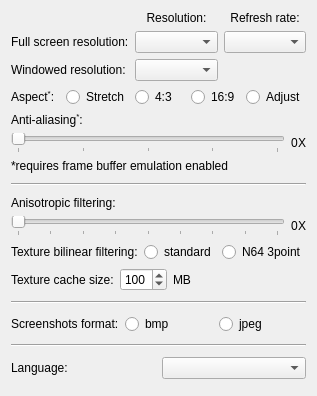
     <widget class="QWidget" name="videoTab">
      <attribute name="title">
       <string>Video</string>
      </attribute>
      <layout class="QVBoxLayout" name="verticalLayout_8">
       <item>
        <layout class="QVBoxLayout" name="verticalLayout_4">
         <item>
          <layout class="QGridLayout" name="gridLayout_2">
           <item row="1" column="0">
            <widget class="QLabel" name="fullScreenResolutionLabel">
             <property name="toolTip">
              <string>&lt;html&gt;&lt;head/&gt;&lt;body&gt;&lt;p&gt;&lt;span style=&quot; font-weight:600;&quot;&gt;Full screen resolution:&lt;/span&gt;&lt;/p&gt;&lt;p&gt;This sets the full screen resolution. All the resolutions that your video card/monitor supports should be displayed.&lt;/p&gt;&lt;p&gt;[Recommended: &lt;span style=&quot; font-style:italic;&quot;&gt;native (max) resolution of your monitor - unless performance becomes an issue&lt;/span&gt;]&lt;/p&gt;&lt;/body&gt;&lt;/html&gt;</string>
             </property>
             <property name="text">
              <string>Full screen resolution:</string>
             </property>
            </widget>
           </item>
           <item row="1" column="2">
            <widget class="QComboBox" name="fullScreenRefreshRateComboBox">
             <property name="toolTip">
              <string>&lt;html&gt;&lt;head/&gt;&lt;body&gt;&lt;p&gt;&lt;span style=&quot; font-weight:600;&quot;&gt;Full screen resolution:&lt;/span&gt;&lt;/p&gt;&lt;p&gt;This sets the full screen resolution. All the resolutions that your video card/monitor supports should be displayed.&lt;/p&gt;&lt;p&gt;[Recommended: &lt;span style=&quot; font-style:italic;&quot;&gt;native (max) resolution of your monitor - unless performance becomes an issue&lt;/span&gt;]&lt;/p&gt;&lt;/body&gt;&lt;/html&gt;</string>
             </property>
            </widget>
           </item>
           <item row="2" column="0">
            <widget class="QLabel" name="windowedResolutionLabel">
             <property name="toolTip">
              <string>&lt;html&gt;&lt;head/&gt;&lt;body&gt;&lt;p&gt;&lt;span style=&quot; font-weight:600;&quot;&gt;Resolution:&lt;/span&gt;&lt;/p&gt;&lt;p&gt;This option selects resolution for windowed mode.&lt;/p&gt;&lt;p&gt;[Recommended: &lt;span style=&quot; font-style:italic;&quot;&gt;640x480, 800x600, 1024x768&lt;/span&gt;]&lt;/p&gt;&lt;/body&gt;&lt;/html&gt;</string>
             </property>
             <property name="text">
              <string>Windowed resolution:</string>
             </property>
            </widget>
           </item>
           <item row="1" column="1">
            <widget class="QComboBox" name="fullScreenResolutionComboBox"/>
           </item>
           <item row="0" column="2">
            <widget class="QLabel" name="label_18">
             <property name="text">
              <string>Refresh rate:</string>
             </property>
             <property name="alignment">
              <set>Qt::AlignCenter</set>
             </property>
            </widget>
           </item>
           <item row="0" column="1">
            <widget class="QLabel" name="label_17">
             <property name="text">
              <string>Resolution:</string>
             </property>
             <property name="alignment">
              <set>Qt::AlignCenter</set>
             </property>
            </widget>
           </item>
           <item row="2" column="1">
            <widget class="QComboBox" name="windowedResolutionComboBox">
             <property name="toolTip">
              <string>&lt;html&gt;&lt;head/&gt;&lt;body&gt;&lt;p&gt;&lt;span style=&quot; font-weight:600;&quot;&gt;Resolution:&lt;/span&gt;&lt;/p&gt;&lt;p&gt;This option selects resolution for windowed mode.&lt;/p&gt;&lt;p&gt;[Recommended: &lt;span style=&quot; font-style:italic;&quot;&gt;640x480, 800x600, 1024x768&lt;/span&gt;]&lt;/p&gt;&lt;/body&gt;&lt;/html&gt;</string>
             </property>
            </widget>
           </item>
          </layout>
         </item>
         <item>
          <layout class="QHBoxLayout" name="horizontalLayout_11">
           <item>
            <widget class="QLabel" name="label_10">
             <property name="toolTip">
              <string>&lt;html&gt;&lt;head/&gt;&lt;body&gt;&lt;p&gt;&lt;span style=&quot; font-weight:600;&quot;&gt;Aspect ratio of the output.&lt;/span&gt;&lt;/p&gt;&lt;p&gt;Most N64 games use 4:3 aspect ratio, but some support widescreen too.You may select appropriate aspect here and set widescreen mode in game settings.In &lt;span style=&quot; font-weight:600;&quot;&gt;Stretch&lt;/span&gt; mode the output will be stretched to the entire screen, other modes may add black borders if necessary.&lt;/p&gt;&lt;/body&gt;&lt;/html&gt;</string>
             </property>
             <property name="text">
              <string>&lt;html&gt;&lt;head/&gt;&lt;body&gt;&lt;p&gt;Aspect&lt;span style=&quot; vertical-align:super;&quot;&gt;*&lt;/span&gt;:&lt;/p&gt;&lt;/body&gt;&lt;/html&gt;</string>
             </property>
            </widget>
           </item>
           <item>
            <widget class="QRadioButton" name="aspectStretchRadioButton">
             <property name="toolTip">
              <string>&lt;html&gt;&lt;head/&gt;&lt;body&gt;&lt;p&gt;&lt;span style=&quot; font-weight:600;&quot;&gt;Aspect ratio of the output.&lt;/span&gt;&lt;/p&gt;&lt;p&gt;Most N64 games use 4:3 aspect ratio, but some support widescreen too.You may select appropriate aspect here and set widescreen mode in game settings.In &lt;span style=&quot; font-weight:600;&quot;&gt;Stretch&lt;/span&gt; mode the output will be stretched to the entire screen, other modes may add black borders if necessary.&lt;/p&gt;&lt;/body&gt;&lt;/html&gt;</string>
             </property>
             <property name="text">
              <string>Stretch</string>
             </property>
             <attribute name="buttonGroup">
              <string notr="true">aspectButtonGroup</string>
             </attribute>
            </widget>
           </item>
           <item>
            <widget class="QRadioButton" name="aspect43RadioButton">
             <property name="toolTip">
              <string>&lt;html&gt;&lt;head/&gt;&lt;body&gt;&lt;p&gt;&lt;span style=&quot; font-weight:600;&quot;&gt;Aspect ratio of the output.&lt;/span&gt;&lt;/p&gt;&lt;p&gt;Most N64 games use 4:3 aspect ratio, but some support widescreen too.You may select appropriate aspect here and set widescreen mode in game settings.In &lt;span style=&quot; font-weight:600;&quot;&gt;Stretch&lt;/span&gt; mode the output will be stretched to the entire screen, other modes may add black borders if necessary.&lt;/p&gt;&lt;/body&gt;&lt;/html&gt;</string>
             </property>
             <property name="text">
              <string>4:3</string>
             </property>
             <attribute name="buttonGroup">
              <string notr="true">aspectButtonGroup</string>
             </attribute>
            </widget>
           </item>
           <item>
            <widget class="QRadioButton" name="aspect169RadioButton">
             <property name="toolTip">
              <string>&lt;html&gt;&lt;head/&gt;&lt;body&gt;&lt;p&gt;&lt;span style=&quot; font-weight:600;&quot;&gt;Aspect ratio of the output.&lt;/span&gt;&lt;/p&gt;&lt;p&gt;Most N64 games use 4:3 aspect ratio, but some support widescreen too.You may select appropriate aspect here and set widescreen mode in game settings.In &lt;span style=&quot; font-weight:600;&quot;&gt;Stretch&lt;/span&gt; mode the output will be stretched to the entire screen, other modes may add black borders if necessary.&lt;/p&gt;&lt;/body&gt;&lt;/html&gt;</string>
             </property>
             <property name="text">
              <string>16:9</string>
             </property>
             <attribute name="buttonGroup">
              <string notr="true">aspectButtonGroup</string>
             </attribute>
            </widget>
           </item>
           <item>
            <widget class="QRadioButton" name="aspectAdjustRadioButton">
             <property name="text">
              <string>Adjust</string>
             </property>
             <attribute name="buttonGroup">
              <string notr="true">aspectButtonGroup</string>
             </attribute>
            </widget>
           </item>
          </layout>
         </item>
         <item>
          <layout class="QVBoxLayout" name="verticalLayout_5">
           <item>
            <layout class="QVBoxLayout" name="verticalLayout_6">
             <item>
              <widget class="QLabel" name="labelAliasing">
               <property name="text">
                <string>&lt;html&gt;&lt;head/&gt;&lt;body&gt;&lt;p&gt;Anti-aliasing&lt;span style=&quot; vertical-align:super;&quot;&gt;*&lt;/span&gt;:&lt;/p&gt;&lt;/body&gt;&lt;/html&gt;</string>
               </property>
              </widget>
             </item>
             <item>
              <layout class="QHBoxLayout" name="horizontalLayout_2">
               <item>
                <widget class="QSlider" name="aliasingSlider">
                 <property name="maximum">
                  <number>8</number>
                 </property>
                 <property name="singleStep">
                  <number>2</number>
                 </property>
                 <property name="pageStep">
                  <number>2</number>
                 </property>
                 <property name="orientation">
                  <enum>Qt::Horizontal</enum>
                 </property>
                 <property name="tickPosition">
                  <enum>QSlider::TicksBelow</enum>
                 </property>
                 <property name="tickInterval">
                  <number>2</number>
                 </property>
                </widget>
               </item>
               <item>
                <layout class="QHBoxLayout" name="horizontalLayout_3">
                 <property name="spacing">
                  <number>0</number>
                 </property>
                 <item>
                  <widget class="QLabel" name="aliasingLabelVal">
                   <property name="text">
                    <string>0</string>
                   </property>
                  </widget>
                 </item>
                 <item>
                  <widget class="QLabel" name="label_5">
                   <property name="text">
                    <string>X</string>
                   </property>
                  </widget>
                 </item>
                </layout>
               </item>
              </layout>
             </item>
            </layout>
           </item>
           <item>
            <widget class="QLabel" name="label_11">
             <property name="text">
              <string>&lt;html&gt;&lt;head/&gt;&lt;body&gt;&lt;p&gt;*requires frame buffer emulation enabled &lt;/p&gt;&lt;/body&gt;&lt;/html&gt;</string>
             </property>
            </widget>
           </item>
           <item>
            <spacer name="verticalSpacer_5">
             <property name="orientation">
              <enum>Qt::Vertical</enum>
             </property>
             <property name="sizeType">
              <enum>QSizePolicy::Fixed</enum>
             </property>
             <property name="sizeHint" stdset="0">
              <size>
               <width>20</width>
               <height>4</height>
              </size>
             </property>
            </spacer>
           </item>
           <item>
            <widget class="Line" name="line_3">
             <property name="orientation">
              <enum>Qt::Horizontal</enum>
             </property>
            </widget>
           </item>
           <item>
            <spacer name="verticalSpacer_6">
             <property name="orientation">
              <enum>Qt::Vertical</enum>
             </property>
             <property name="sizeType">
              <enum>QSizePolicy::Fixed</enum>
             </property>
             <property name="sizeHint" stdset="0">
              <size>
               <width>20</width>
               <height>4</height>
              </size>
             </property>
            </spacer>
           </item>
           <item>
            <layout class="QVBoxLayout" name="verticalLayout_7">
             <item>
              <widget class="QLabel" name="anisotropicLabel">
               <property name="text">
                <string>Anisotropic filtering:</string>
               </property>
              </widget>
             </item>
             <item>
              <layout class="QHBoxLayout" name="horizontalLayout_5">
               <item>
                <widget class="QSlider" name="anisotropicSlider">
                 <property name="maximum">
                  <number>16</number>
                 </property>
                 <property name="singleStep">
                  <number>2</number>
                 </property>
                 <property name="pageStep">
                  <number>2</number>
                 </property>
                 <property name="orientation">
                  <enum>Qt::Horizontal</enum>
                 </property>
                 <property name="tickPosition">
                  <enum>QSlider::TicksBelow</enum>
                 </property>
                 <property name="tickInterval">
                  <number>2</number>
                 </property>
                </widget>
               </item>
               <item>
                <layout class="QHBoxLayout" name="horizontalLayout_4">
                 <property name="spacing">
                  <number>0</number>
                 </property>
                 <item>
                  <widget class="QLabel" name="anisotropicLabelVal">
                   <property name="text">
                    <string>0</string>
                   </property>
                  </widget>
                 </item>
                 <item>
                  <widget class="QLabel" name="label_3">
                   <property name="text">
                    <string>X</string>
                   </property>
                  </widget>
                 </item>
                </layout>
               </item>
              </layout>
             </item>
            </layout>
           </item>
          </layout>
         </item>
         <item>
          <layout class="QHBoxLayout" name="horizontalLayout_9">
           <item>
            <widget class="QLabel" name="label_13">
             <property name="toolTip">
              <string>&lt;html&gt;&lt;head/&gt;&lt;body&gt;&lt;p&gt;&lt;span style=&quot; font-weight:600;&quot;&gt;Bilinear filtering:&lt;/span&gt;&lt;/p&gt;&lt;p&gt;[standard] - standard texture filtering provided by PC hardware.&lt;/p&gt;&lt;p&gt;[N64 3point]- emulation of 3 point texture filtering used by the original hardware. Provides less smooth but more authentic look.&lt;/p&gt;&lt;/body&gt;&lt;/html&gt;</string>
             </property>
             <property name="text">
              <string>Texture bilinear filtering:</string>
             </property>
            </widget>
           </item>
           <item>
            <widget class="QRadioButton" name="blnrStandardRadioButton">
             <property name="toolTip">
              <string>&lt;html&gt;&lt;head/&gt;&lt;body&gt;&lt;p&gt;&lt;span style=&quot; font-weight:600;&quot;&gt;Bilinear filtering:&lt;/span&gt;&lt;/p&gt;&lt;p&gt;[standard] - standard texture filtering provided by PC hardware.&lt;/p&gt;&lt;p&gt;[N64 3point]- emulation of 3 point texture filtering used by the original hardware. Provides less smooth but more authentic look.&lt;/p&gt;&lt;/body&gt;&lt;/html&gt;</string>
             </property>
             <property name="text">
              <string>standard</string>
             </property>
             <attribute name="buttonGroup">
              <string notr="true">bilinearButtonGroup</string>
             </attribute>
            </widget>
           </item>
           <item>
            <widget class="QRadioButton" name="blnr3PointRadioButton">
             <property name="toolTip">
              <string>&lt;html&gt;&lt;head/&gt;&lt;body&gt;&lt;p&gt;&lt;span style=&quot; font-weight:600;&quot;&gt;Bilinear filtering:&lt;/span&gt;&lt;/p&gt;&lt;p&gt;[standard] - standard texture filtering provided by PC hardware.&lt;/p&gt;&lt;p&gt;[N64 3point]- emulation of 3 point texture filtering used by the original hardware. Provides less smooth but more authentic look.&lt;/p&gt;&lt;/body&gt;&lt;/html&gt;</string>
             </property>
             <property name="text">
              <string>N64 3point</string>
             </property>
             <attribute name="buttonGroup">
              <string notr="true">bilinearButtonGroup</string>
             </attribute>
            </widget>
           </item>
          </layout>
         </item>
         <item>
          <layout class="QHBoxLayout" name="horizontalLayout">
           <item>
            <widget class="QLabel" name="label">
             <property name="sizePolicy">
              <sizepolicy hsizetype="Maximum" vsizetype="Preferred">
               <horstretch>0</horstretch>
               <verstretch>0</verstretch>
              </sizepolicy>
             </property>
             <property name="text">
              <string>Texture cache size:</string>
             </property>
            </widget>
           </item>
           <item>
            <widget class="QSpinBox" name="cacheSizeSpinBox">
             <property name="sizePolicy">
              <sizepolicy hsizetype="Fixed" vsizetype="Fixed">
               <horstretch>0</horstretch>
               <verstretch>0</verstretch>
              </sizepolicy>
             </property>
             <property name="maximum">
              <number>999</number>
             </property>
             <property name="singleStep">
              <number>50</number>
             </property>
             <property name="value">
              <number>100</number>
             </property>
            </widget>
           </item>
           <item>
            <widget class="QLabel" name="label_2">
             <property name="text">
              <string>MB</string>
             </property>
            </widget>
           </item>
          </layout>
         </item>
         <item>
          <spacer name="verticalSpacer_4">
           <property name="orientation">
            <enum>Qt::Vertical</enum>
           </property>
           <property name="sizeType">
            <enum>QSizePolicy::Fixed</enum>
           </property>
           <property name="sizeHint" stdset="0">
            <size>
             <width>20</width>
             <height>4</height>
            </size>
           </property>
          </spacer>
         </item>
         <item>
          <widget class="Line" name="line">
           <property name="orientation">
            <enum>Qt::Horizontal</enum>
           </property>
          </widget>
         </item>
         <item>
          <spacer name="verticalSpacer_3">
           <property name="orientation">
            <enum>Qt::Vertical</enum>
           </property>
           <property name="sizeType">
            <enum>QSizePolicy::Fixed</enum>
           </property>
           <property name="sizeHint" stdset="0">
            <size>
             <width>20</width>
             <height>4</height>
            </size>
           </property>
          </spacer>
         </item>
         <item>
          <layout class="QHBoxLayout" name="horizontalLayout_13">
           <item>
            <widget class="QLabel" name="label_16">
             <property name="toolTip">
              <string>&lt;html&gt;&lt;head/&gt;&lt;body&gt;&lt;p&gt;Select a format, in which screen shots will be saved&lt;/p&gt;&lt;/body&gt;&lt;/html&gt;</string>
             </property>
             <property name="text">
              <string>Screenshots format:</string>
             </property>
            </widget>
           </item>
           <item>
            <widget class="QRadioButton" name="bmpRadioButton">
             <property name="text">
              <string>bmp</string>
             </property>
             <attribute name="buttonGroup">
              <string notr="true">screenshotButtonGroup</string>
             </attribute>
            </widget>
           </item>
           <item>
            <widget class="QRadioButton" name="jpegRadioButton">
             <property name="text">
              <string>jpeg</string>
             </property>
             <attribute name="buttonGroup">
              <string notr="true">screenshotButtonGroup</string>
             </attribute>
            </widget>
           </item>
          </layout>
         </item>
         <item>
          <spacer name="verticalSpacer_2">
           <property name="orientation">
            <enum>Qt::Vertical</enum>
           </property>
           <property name="sizeType">
            <enum>QSizePolicy::Fixed</enum>
           </property>
           <property name="sizeHint" stdset="0">
            <size>
             <width>20</width>
             <height>4</height>
            </size>
           </property>
          </spacer>
         </item>
         <item>
          <widget class="Line" name="line_2">
           <property name="orientation">
            <enum>Qt::Horizontal</enum>
           </property>
          </widget>
         </item>
         <item>
          <spacer name="verticalSpacer">
           <property name="orientation">
            <enum>Qt::Vertical</enum>
           </property>
           <property name="sizeType">
            <enum>QSizePolicy::Fixed</enum>
           </property>
           <property name="sizeHint" stdset="0">
            <size>
             <width>20</width>
             <height>4</height>
            </size>
           </property>
          </spacer>
         </item>
         <item>
          <layout class="QHBoxLayout" name="horizontalLayout_12">
           <item>
            <widget class="QLabel" name="label_15">
             <property name="enabled">
              <bool>true</bool>
             </property>
             <property name="toolTip">
              <string>&lt;html&gt;&lt;head/&gt;&lt;body&gt;&lt;p&gt;&lt;span style=&quot; font-weight:600;&quot;&gt;Language select:&lt;/span&gt;&lt;/p&gt;&lt;p&gt;Press the button to invoke language selection dialog. Selected language will be activated after restart of the configuration dialog.&lt;/p&gt;&lt;/body&gt;&lt;/html&gt;</string>
             </property>
             <property name="text">
              <string>Language:</string>
             </property>
            </widget>
           </item>
           <item>
            <widget class="QComboBox" name="translationsComboBox"/>
           </item>
          </layout>
         </item>
        </layout>
       </item>
       <item>
        <widget class="QWidget" name="widget" native="true"/>
       </item>
      </layout>
     </widget>
